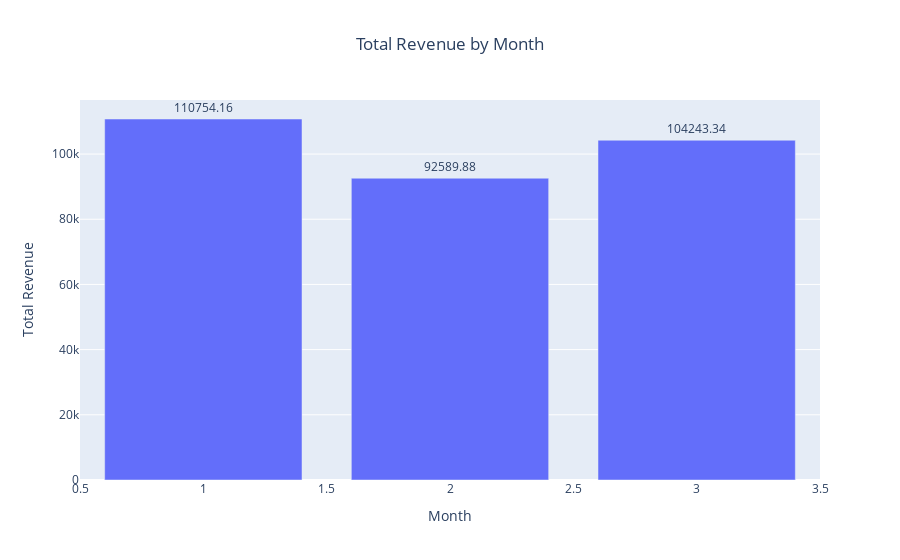
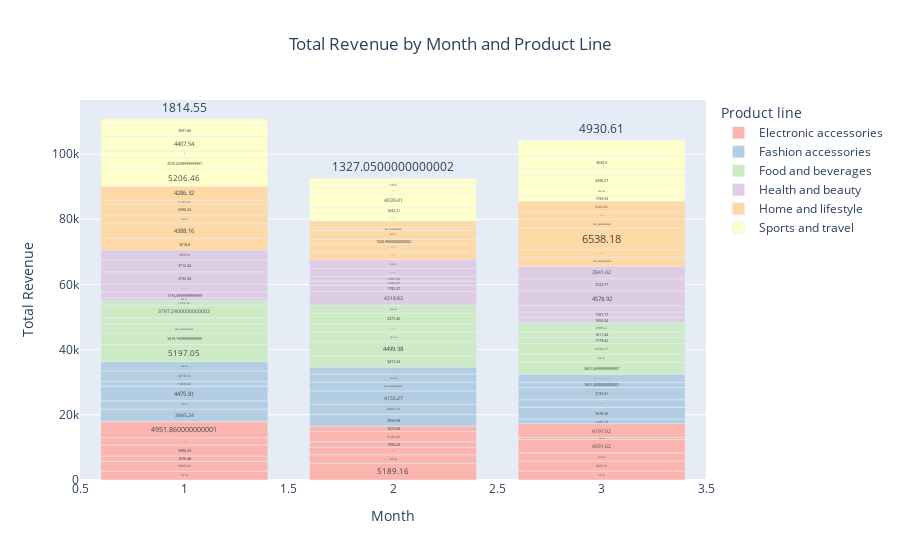
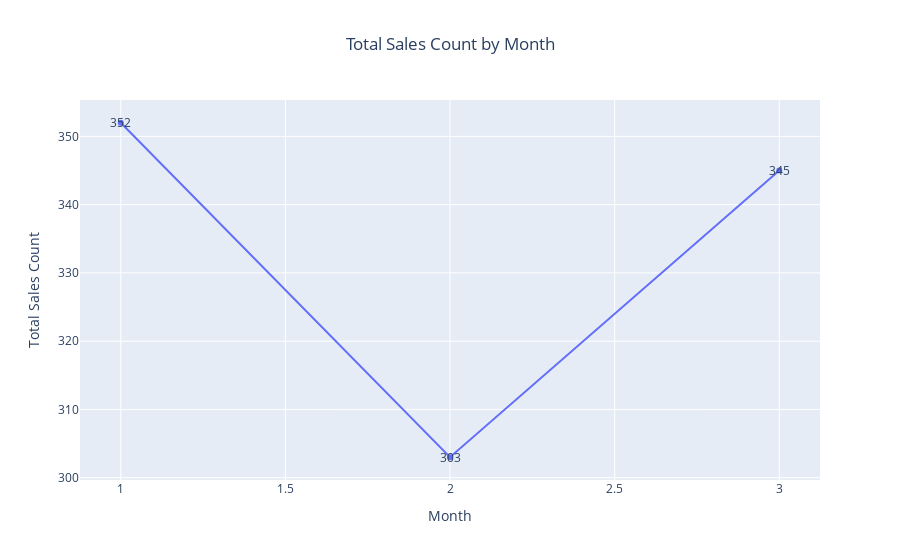

The code cell stored with these charts, in order, in its notebook:
### Code cell
# Bar Plot: Total Revenue by Month with annotations
revenue_by_month = monthly_performance.groupby("Month")["Total_Revenue"].sum().reset_index()

fig_revenue = px.bar(
    revenue_by_month,
    x="Month",
    y="Total_Revenue",
    title="Total Revenue by Month",
    text="Total_Revenue"  # Add text labels to the bars
)

fig_revenue.update_traces(
    textposition="outside",  # Position text above the bars
    texttemplate="%{text:.2f}",  # Format text with 2 decimal places
)

fig_revenue.update_layout(
    title_x=0.5,  # Center the title
    yaxis_title="Total Revenue",  # Label for y-axis
    xaxis_title="Month",  # Label for x-axis
    bargap=0.2  # Adjust spacing between bars
)

fig_revenue.show()

# Stacked Bar Plot: Revenue by Month and Product Line with improved color scheme
fig_product_line = px.bar(
    monthly_performance,
    x="Month",
    y="Total_Revenue",
    color="Product line",
    title="Total Revenue by Month and Product Line",
    color_discrete_sequence=px.colors.qualitative.Pastel1,  # Use a distinct color palette
    text="Total_Revenue",  # Add text labels to the bars
)

fig_product_line.update_traces(
    textposition="outside",  # Position text outside the stacked bars
)

fig_product_line.update_layout(
    title_x=0.5,
    yaxis_title="Total Revenue",
    xaxis_title="Month",
    bargap=0.2
)

fig_product_line.show()

# Line Plot: Total Sales Count by Month with markers
sales_count_by_month = monthly_performance.groupby("Month")["Total_Sales_Count"].sum().reset_index()

fig_sales_count = px.line(
    sales_count_by_month,
    x="Month",
    y="Total_Sales_Count",
    title="Total Sales Count by Month",
    markers=True  # Add markers to highlight data points
)

fig_sales_count.update_layout(
    title_x=0.5,
    yaxis_title="Total Sales Count",
    xaxis_title="Month",
)

# Optionally, add annotations for total sales count
for i, row in sales_count_by_month.iterrows():
    fig_sales_count.add_annotation(
        x=row["Month"],
        y=row["Total_Sales_Count"],
        text=str(row["Total_Sales_Count"]),
        showarrow=False  # Display the text without arrows
    )

fig_sales_count.show()

### Figure 1 — Plotly figure (JSON) as saved in the notebook; plotly's stock layout.template omitted (floating-point values rounded to 4 significant figures)
{"data": [{"alignmentgroup": "True", "hovertemplate": "Month=%{x}<br>Total_Revenue=%{text}<extra></extra>", "legendgroup": "", "marker": {"color": "#636efa", "pattern": {"shape": ""}}, "name": "", "offsetgroup": "", "orientation": "v", "showlegend": false, "text": [110800.0, 92590.0, 104200.0], "textposition": "outside", "texttemplate": "%{text:.2f}", "type": "bar", "x": [1, 2, 3], "xaxis": "x", "y": [110800.0, 92590.0, 104200.0], "yaxis": "y"}], "layout": {"bargap": 0.2, "barmode": "relative", "legend": {"tracegroupgap": 0}, "title": {"text": "Total Revenue by Month", "x": 0.5}, "xaxis": {"anchor": "y", "domain": [0, 1], "title": {"text": "Month"}}, "yaxis": {"anchor": "x", "domain": [0, 1], "title": {"text": "Total Revenue"}}}}

### Figure 2 — Plotly figure (JSON) as saved in the notebook; plotly's stock layout.template omitted (floating-point values rounded to 4 significant figures)
{"data": [{"alignmentgroup": "True", "hovertemplate": "Product line=Electronic accessories<br>Month=%{x}<br>Total_Revenue=%{text}<extra></extra>", "legendgroup": "Electronic accessories", "marker": {"color": "rgb(251,180,174)", "pattern": {"shape": ""}}, "name": "Electronic accessories", "offsetgroup": "Electronic accessories", "orientation": "v", "showlegend": true, "text": [2732.0, 3045.0, 1576.0, 3380.0, 2249.0, 4952.0, 5189.0, 2542.0, 2395.0, 1590.0, 3145.0, 1674.0, 2760.0, 3053.0, 2518.0, 4092.0, 658.8, 4198.0], "textposition": "outside", "type": "bar", "x": [1, 1, 1, 1, 1, 1, 2, 2, 2, 2, 2, 2, 3, 3, 3, 3, 3, 3], "xaxis": "x", "y": [2732.0, 3045.0, 1576.0, 3380.0, 2249.0, 4952.0, 5189.0, 2542.0, 2395.0, 1590.0, 3145.0, 1674.0, 2760.0, 3053.0, 2518.0, 4092.0, 658.8, 4198.0], "yaxis": "y"}, {"alignmentgroup": "True", "hovertemplate": "Product line=Fashion accessories<br>Month=%{x}<br>Total_Revenue=%{text}<extra></extra>", "legendgroup": "Fashion accessories", "marker": {"color": "rgb(179,205,227)", "pattern": {"shape": ""}}, "name": "Fashion accessories", "offsetgroup": "Fashion accessories", "orientation": "v", "showlegend": true, "text": [3845.0, 2536.0, 4476.0, 1459.0, 3211.0, 2897.0, 3595.0, 3043.0, 4155.0, 2695.0, 2510.0, 2106.0, 1445.0, 3578.0, 2314.0, 3735.0, 1631.0, 2487.0], "textposition": "outside", "type": "bar", "x": [1, 1, 1, 1, 1, 1, 2, 2, 2, 2, 2, 2, 3, 3, 3, 3, 3, 3], "xaxis": "x", "y": [3845.0, 2536.0, 4476.0, 1459.0, 3211.0, 2897.0, 3595.0, 3043.0, 4155.0, 2695.0, 2510.0, 2106.0, 1445.0, 3578.0, 2314.0, 3735.0, 1631.0, 2487.0], "yaxis": "y"}, {"alignmentgroup": "True", "hovertemplate": "Product line=Food and beverages<br>Month=%{x}<br>Total_Revenue=%{text}<extra></extra>", "legendgroup": "Food and beverages", "marker": {"color": "rgb(204,235,197)", "pattern": {"shape": ""}}, "name": "Food and beverages", "offsetgroup": "Food and beverages", "orientation": "v", "showlegend": true, "text": [5197.0, 3420.0, 2846.0, 1927.0, 3797.0, 1452.0, 3417.0, 4499.0, 2815.0, 2374.0, 3377.0, 2565.0, 3601.0, 2566.0, 3230.0, 1779.0, 1611.0, 2996.0], "textposition": "outside", "type": "bar", "x": [1, 1, 1, 1, 1, 1, 2, 2, 2, 2, 2, 2, 3, 3, 3, 3, 3, 3], "xaxis": "x", "y": [5197.0, 3420.0, 2846.0, 1927.0, 3797.0, 1452.0, 3417.0, 4499.0, 2815.0, 2374.0, 3377.0, 2565.0, 3601.0, 2566.0, 3230.0, 1779.0, 1611.0, 2996.0], "yaxis": "y"}, {"alignmentgroup": "True", "hovertemplate": "Product line=Health and beauty<br>Month=%{x}<br>Total_Revenue=%{text}<extra></extra>", "legendgroup": "Health and beauty", "marker": {"color": "rgb(222,203,228)", "pattern": {"shape": ""}}, "name": "Health and beauty", "offsetgroup": "Health and beauty", "orientation": "v", "showlegend": true, "text": [878.3, 1774.0, 2471.0, 3733.0, 3712.0, 3034.0, 4219.0, 1792.0, 1345.0, 1407.0, 2439.0, 2705.0, 1555.0, 1767.0, 1875.0, 4579.0, 3724.0, 3841.0], "textposition": "outside", "type": "bar", "x": [1, 1, 1, 1, 1, 1, 2, 2, 2, 2, 2, 2, 3, 3, 3, 3, 3, 3], "xaxis": "x", "y": [878.3, 1774.0, 2471.0, 3733.0, 3712.0, 3034.0, 4219.0, 1792.0, 1345.0, 1407.0, 2439.0, 2705.0, 1555.0, 1767.0, 1875.0, 4579.0, 3724.0, 3841.0], "yaxis": "y"}, {"alignmentgroup": "True", "hovertemplate": "Product line=Home and lifestyle<br>Month=%{x}<br>Total_Revenue=%{text}<extra></extra>", "legendgroup": "Home and lifestyle", "marker": {"color": "rgb(254,217,166)", "pattern": {"shape": ""}}, "name": "Home and lifestyle", "offsetgroup": "Home and lifestyle", "orientation": "v", "showlegend": true, "text": [3619.0, 4388.0, 2698.0, 3396.0, 1131.0, 4286.0, 2424.0, 2369.0, 1521.0, 2656.0, 839.8, 2032.0, 2749.0, 2300.0, 6538.0, 2860.0, 2288.0, 3201.0], "textposition": "outside", "type": "bar", "x": [1, 1, 1, 1, 1, 1, 2, 2, 2, 2, 2, 2, 3, 3, 3, 3, 3, 3], "xaxis": "x", "y": [3619.0, 4388.0, 2698.0, 3396.0, 1131.0, 4286.0, 2424.0, 2369.0, 1521.0, 2656.0, 839.8, 2032.0, 2749.0, 2300.0, 6538.0, 2860.0, 2288.0, 3201.0], "yaxis": "y"}, {"alignmentgroup": "True", "hovertemplate": "Product line=Sports and travel<br>Month=%{x}<br>Total_Revenue=%{text}<extra></extra>", "legendgroup": "Sports and travel", "marker": {"color": "rgb(255,255,204)", "pattern": {"shape": ""}}, "name": "Sports and travel", "offsetgroup": "Sports and travel", "orientation": "v", "showlegend": true, "text": [5206.0, 3570.0, 2045.0, 4408.0, 3592.0, 1815.0, 2449.0, 1842.0, 4039.0, 2028.0, 1466, 1327.0, 1800.0, 2864.0, 3399.0, 2084.0, 3634.0, 4931.0], "textposition": "outside", "type": "bar", "x": [1, 1, 1, 1, 1, 1, 2, 2, 2, 2, 2, 2, 3, 3, 3, 3, 3, 3], "xaxis": "x", "y": [5206.0, 3570.0, 2045.0, 4408.0, 3592.0, 1815.0, 2449.0, 1842.0, 4039.0, 2028.0, 1466, 1327.0, 1800.0, 2864.0, 3399.0, 2084.0, 3634.0, 4931.0], "yaxis": "y"}], "layout": {"bargap": 0.2, "barmode": "relative", "legend": {"title": {"text": "Product line"}, "tracegroupgap": 0}, "title": {"text": "Total Revenue by Month and Product Line", "x": 0.5}, "xaxis": {"anchor": "y", "domain": [0, 1], "title": {"text": "Month"}}, "yaxis": {"anchor": "x", "domain": [0, 1], "title": {"text": "Total Revenue"}}}}

### Figure 3 — Plotly figure (JSON) as saved in the notebook; plotly's stock layout.template omitted (floating-point values rounded to 4 significant figures)
{"data": [{"hovertemplate": "Month=%{x}<br>Total_Sales_Count=%{y}<extra></extra>", "legendgroup": "", "line": {"color": "#636efa", "dash": "solid"}, "marker": {"symbol": "circle"}, "mode": "markers+lines", "name": "", "orientation": "v", "showlegend": false, "type": "scatter", "x": [1, 2, 3], "xaxis": "x", "y": [352, 303, 345], "yaxis": "y"}], "layout": {"annotations": [{"showarrow": false, "text": "352", "x": 1, "y": 352}, {"showarrow": false, "text": "303", "x": 2, "y": 303}, {"showarrow": false, "text": "345", "x": 3, "y": 345}], "legend": {"tracegroupgap": 0}, "title": {"text": "Total Sales Count by Month", "x": 0.5}, "xaxis": {"anchor": "y", "domain": [0, 1], "title": {"text": "Month"}}, "yaxis": {"anchor": "x", "domain": [0, 1], "title": {"text": "Total Sales Count"}}}}
